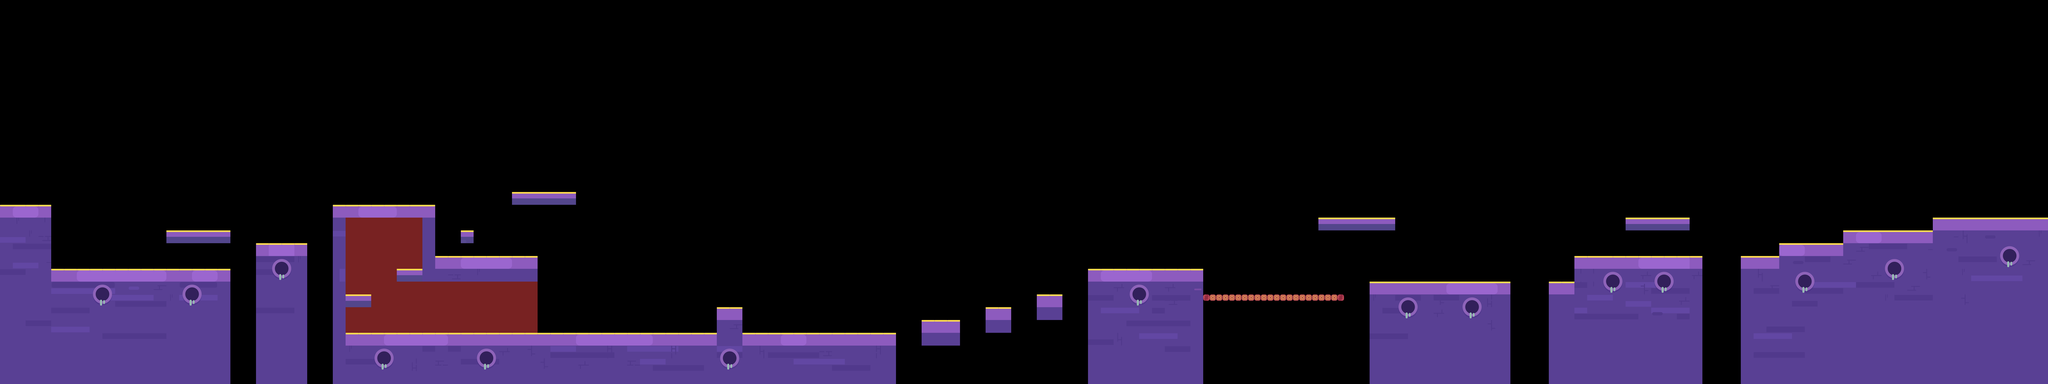

This is a level from a 2D game, rendered from its Tiled map with the project's own tilesets. A one-line summary and the map file follow, with tile-layer data summarised:
An orthogonal 160x30 tile map with 80x80 px tiles, 6 tile layers (dixing1, dizhuan, dizhuan2, dizhuan3, ...), 2 tilesets.

<map version="1.0" orientation="orthogonal" renderorder="right-down" width="160" height="30" tilewidth="80" tileheight="80">
 <tileset firstgid="1" name="bj_2_1" tilewidth="80" tileheight="80">
  <image source="bj_2_1.png" width="1040" height="640" />
 </tileset>
 <tileset firstgid="105" name="map_1" tilewidth="80" tileheight="80">
  <image source="map_1.png" width="640" height="640" />
 </tileset>
 <layer name="dixing1" width="160" height="30">
  <data>[4800 cells, 1677 non-empty, 24 distinct tile ids]</data>
 </layer>
 <layer name="dizhuan" width="160" height="30">
  <data>[4800 cells, 330 non-empty, 18 distinct tile ids]</data>
 </layer>
 <layer name="dizhuan2" width="160" height="30">
  <data>[4800 cells, 285 non-empty, 17 distinct tile ids]</data>
 </layer>
 <layer name="dizhuan3" width="160" height="30">
  <data>[4800 cells, 257 non-empty, 12 distinct tile ids]</data>
 </layer>
 <layer name="dizhuan4" width="160" height="30">
  <data>[4800 cells, 122 non-empty, 8 distinct tile ids]</data>
 </layer>
 <layer name="dizhuan5" width="160" height="30">
  <data>[4800 cells, 263 non-empty, 25 distinct tile ids]</data>
 </layer>
</map>
